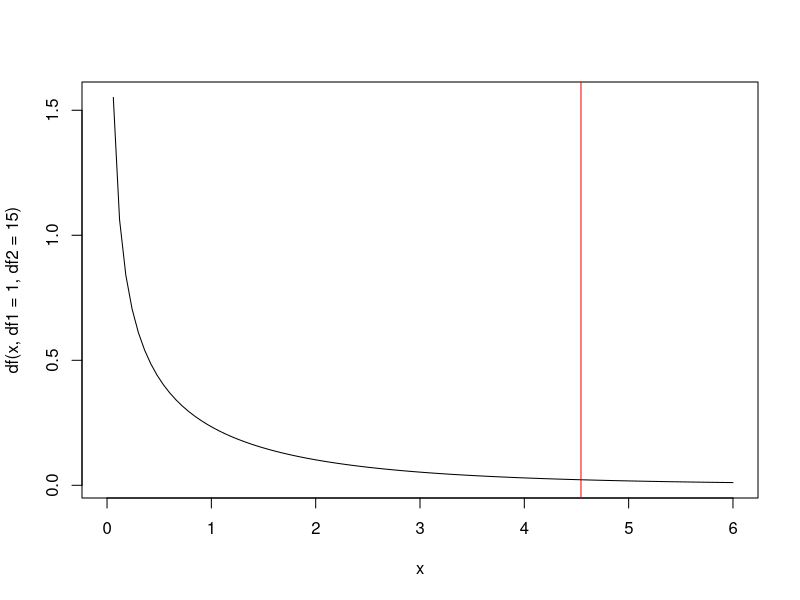
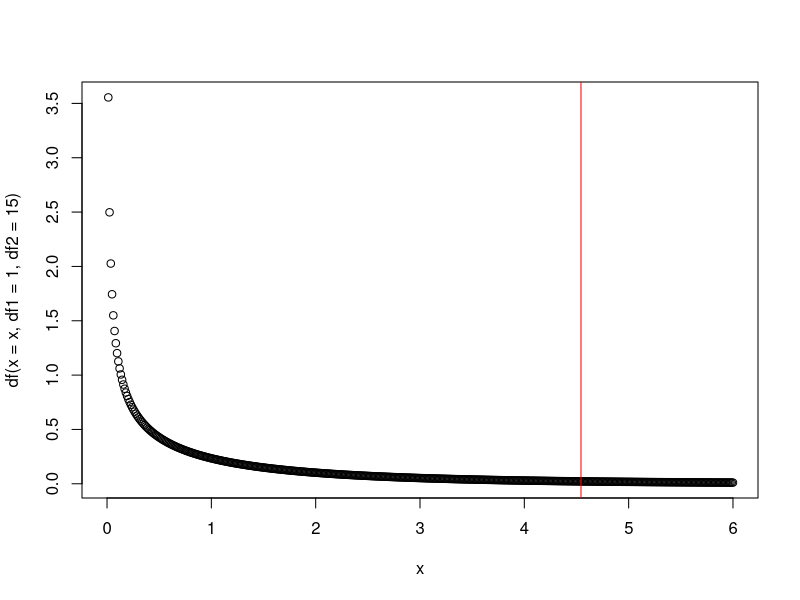

Here is the R script that generated these plots, in order:
## R and statistics "pre test" for Neural Data Science BSR 6717 Spring 2022
## You should be able to answer these questions with just base R commands and without loading any libraries
## Googling is always encouraged.


## calculate a few probabilities - you can just enter the values as an arithmetic expression on the next line

# If you have a container with 5 red chips and 15 green chips, and you draw 1 chip, what is the probability it is red?

5/20   # 5/(5+15)

# If you have a container with 5 red chips and 15 green chips, and you draw 1 chip, what is the probability it is green?

15/20

# If you draw 3 chips from the container, what is the probability all three are green? (You return each chip to the container
# after you draw from it and shake it up before drawing the next one)

(15/20) * (15/20) * (15/20)  # sampling "with replacement"

# If you draw 3 chips from the container, what is the probability all three are green if you don't return chips to the container
# after you draw from it?

(15/20) * (14/19) * (13/18)  # sampling "without replacement"

# If you draw 3 chips from the container, what is the probability at least one is red? (You return each chip to the container
# after you draw from it and shake it up before drawing the next one)

1 - ((15/20) * (15/20) * (15/20)) # the "complement" of all 3 being green 
# P(1 red) + P(2 red) + P(3 red) also works, but you have to take into account combinatorics
# P(1 red) = P(red, green, green) + P(green, red, green) + P(green, green, red)
#          = 5/20 * 15/20 * 15/20 + 15/20 * 5/20 * 15/20 + 15/20 * 15/20 * 5/20
#          = 3 * (5/20 * 15/20 * 15/20)
# same for P(2 red) = 3 * (5/20 * 5/20 * 15/20)
# only 1 way to get 3 red (5/20 * 5/20 * 5/20)
(5/20 * 15/20 * 15/20)*3 + (5/20 * 5/20 * 15/20)*3 + (5/20 * 5/20 * 5/20)
# same result


## probability distributions: show R command(s) to calculate values

# If you have a normal distribution with mean 0 and variance 1, what fraction of the area under the curve (probability)
# is *less than* x = 0?  What fraction is *less than* x = 1?

pnorm(0)
pnorm(0, mean = 0, sd = 1, lower.tail = TRUE) # do not need to specify mean, SD, lower.tail since these are default
pnorm(1)
pnorm(1, mean = 0, sd = 1, lower.tail = TRUE)

# If you have a normal distribution with mean 0 and variance 4, what fraction of the area under the curve (probability)
# is *less than* x = 0?  What fraction is *less than* x = 1?

pnorm(0, mean = 0, sd = sqrt(4))  # if the variance is 4, the sd, which is the square root of the variance, is 2
pnorm(1, mean = 0, sd = 2)

# If you have a t-distribution with 15 degrees of freedom, what fraction of the area under the curve (probability) 
# is less than x = 1?

pt(1, df = 15)

# If you have an F-distribution with 1 and 15 degrees of freedom (numerator / denominator degrees of freedom or 
# df1 / df2 if you prefer), what fraction of the area under the curve (probability) is less than x = 1?

pf(1, df1 = 1, df2 = 15)

# What "critical value" of the F statistic corresponds to 95% of the F-distribution with 1 and 15 degrees of freedom
# being less than the critical value?

qf(0.95, df1 = 1, df2 = 15)

# Can you produce a plot that illustrates this probability graphically in R? (Just show the cutoff, don't worry about
# shading the area under the curve)

curve(df(x, df1=1, df2=15), from=0, to=6)
abline(v = qf(0.95, df1 = 1, df2 = 15), col = "red")

x = seq(0, 6, length = 500)
plot(x, df(x = x, df1 = 1, df2 = 15))
abline(v = qf(0.95, df1 = 1, df2 = 15), col = "red")


## let's run some statistical tests!

# imagine that these are test score data of 2 groups of participants, 10 in each group

group1 <- c(56, 46, 45, 42, 60, 45, 52, 59, 43, 55)
group2 <- c(85, 61, 57, 53, 64, 58, 67, 54, 76, 63)

# run a t-test comparing group1 and group2, ** assuming equal variances of the 2 groups **

t.test(group1, group2, var.equal = TRUE)
my_data <- data.frame(group = c(rep("group1",10), rep("group2", 10)), values = c(group1, group2))
t.test(values ~ group, data = my_data, var.equal = TRUE)

# What is the type 1 error associated with the t-test? (either copy from output or use an R command to display)

0.002518
t.test(group1, group2, var.equal = TRUE)$p.value  # look at output of str(t.test(group1, group2, var.equal = TRUE))
# "alpha level" of test where we would conclude "significance" is not specified (.05 typical)
# 95% confidence interval is default because of .05 significance level
# type 1 error rate is probability of observing this difference by chance when means are actually equal
# *not* probability that the means are really equal

# What is the standard deviation of group 1? what is the standard deviation of group 2?

sd(group1)
sd(group2)

# do you think the assumption of equal variances is warranted? Why or why not? How would you decide?

#### The values aren't identical but they are close to each other, especially considering the scale of the means.
#### If you run a t-test without assumption of equal variance (the default!) you get almost the same answer.
#### One may run a formal test on the equality of variances - F test (there are others, Bartlett's, Levene's)
#### Although one has to be careful making decisions based on p-values (can bias subsequent test results)
#### in fact, these data were generated from normal distributions with SD = 10 and mean = 50 (group 1) or 65 (group 2)
#### so the *population* variances are identical - but you have no way of knowing that!

var.test(group1, group2)

# The t-test provides a 95% confidence interval on the difference in means between group 1 and group 2.
# What does the 95% confidence interval mean?

#### 95% of such intervals constructed from similar samples would contain the true population mean difference.
#### - It is *not* "there is a 95% probability the true difference in means is in this interval"
#### - The true mean difference is either in that interval or not.
#### - Confidence intervals treat the population parameter as fixed and the limits as variable.
#### - Probability statements about population parameters are tricky in "frequentist" statistics. 


